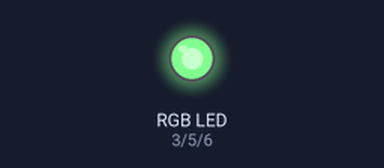
A sketch run on a simulated Arduino Uno, built with avr-gcc and run on an emulated ATmega328P. On the bench: an RGB LED mixed from three pins (HIGH = lit).

Above: at 0.05 s.
At 0.65 s:
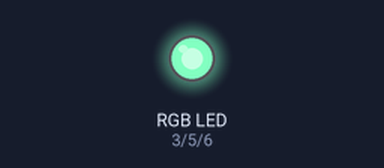
At 1.25 s:
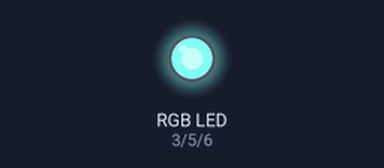
Timing chart, 0 to 3.0 s (numbered marks = the images above):
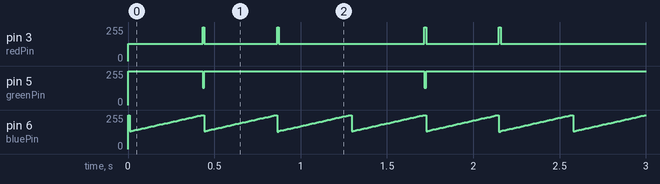

Measured:
- by itself, pin 3 (redPin): repeats every 1.3 s: 255/255 0.01 s, 130/255 0.42 s, 254/255 0.01 s, 130/255 0.84 s
- by itself, pin 5 (greenPin): repeats every 1.3 s: 130/255 0.01 s, 255/255 1.3 s
- by itself, pin 6 (bluePin): ramps from 130/255 to 255/255 and jumps back, once every 0.43 s

The sketch:

rgb_led.ino
```cpp
// rgb_led.ino

const int redPin    = 3;
const int greenPin  = 5;
const int bluePin   = 6;

int hue = 0;
int red, blue, green;

void setup() {
}

void hueToRGB() {
  int brightness = 125;
  unsigned int scaledHue = (hue * 6);
  unsigned int segment  = scaledHue / 256;
  unsigned int segmentOffset = scaledHue - (segment * 256);

  unsigned int complememt = 255;
  unsigned int prev = 255 - (brightness * (255 - segmentOffset)) / 256;
  unsigned int next = 255 - (brightness * segmentOffset) / 256;
  brightness = 255 - brightness;

  switch (segmentOffset) {
    case 0:
      red = brightness;
      green = next;
      blue = complememt;
    break;
    case 1:
      red = prev;
      green = brightness;
      blue = complememt;
    break;
    case 2:
      red = complememt;
      green = brightness;
      blue = next;
    break;
    case 3:
      red = complememt;
      green = prev;
      blue = brightness;
    break;
    case 4:
      red = next;
      green = complememt;
      blue = brightness;
    break;
    case 5:
    default:
      red = brightness;
      green = complememt;
      blue = prev;
    break;
  }
}

void loop() {
  hueToRGB();
  analogWrite(redPin, red);
  analogWrite(greenPin, green);
  analogWrite(bluePin, blue);
  hue++;
  if (hue > 255) {
    hue = 0;
  }
  delay(10);
}
```
